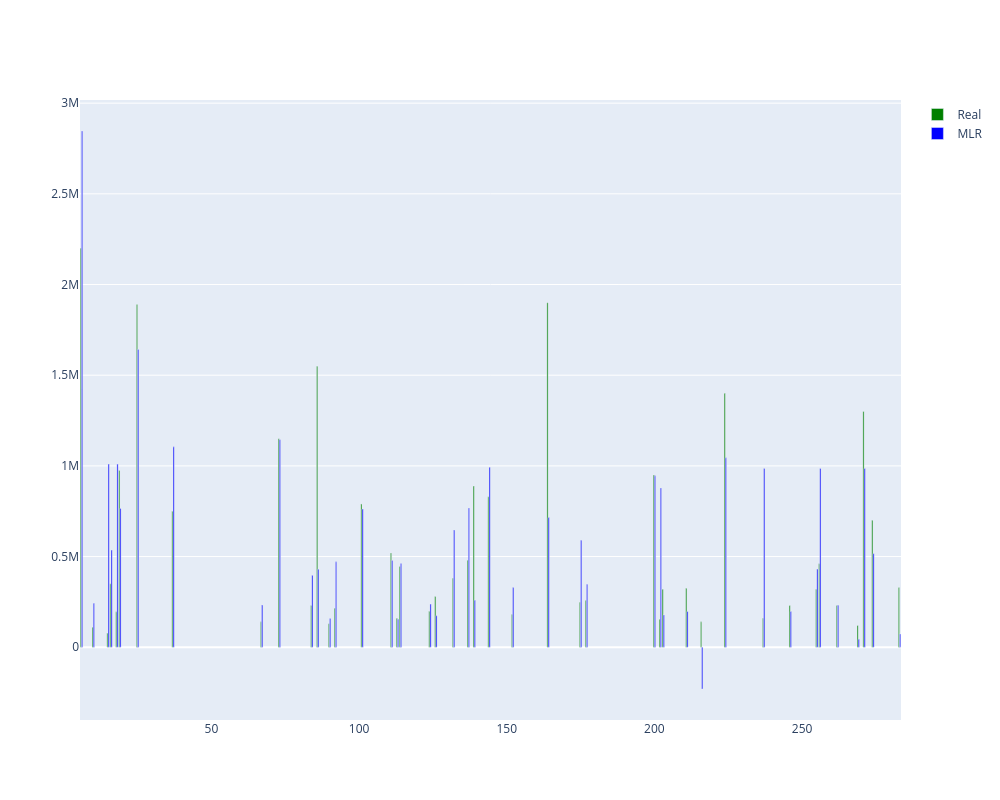

Source (notebook cell):
### Code cell
import plotly.graph_objects as go

# Grafico preço real e valor previsto
fig = go.Figure(
    data=[
        go.Bar(x=X_train_14.ID, y=y_test14.Price_Real, name="Real", marker_color='green'),
        go.Bar(x=X_train_14.ID, y=y_test14.Price_prev, name="MLR",  marker_color='blue'),
    ],
)
fig.update_layout(
    autosize=False,
    width=1000,
    height=800)

fig.show()

### Figure 1 — Plotly figure (JSON) as saved in the notebook; plotly's stock layout.template omitted (floating-point values rounded to 4 significant figures; data arrays with more than 128 entries replaced by an {"elided": "..."} marker saying what was removed)
{"data": [{"marker": {"color": "green"}, "name": "Real", "type": "bar", "x": {"elided": "242 int values"}, "y": [380000, 1150000, 154000, 1400000, 230000, 130000, 320000, 230000, 248500, 215000, 2200000, 280000, 320000, 1300000, 120000, 1890000, 1550000, 830000, 480000, 460000, 975000, 257000, 889000, 78000, 110000, 790000, 750000, 350000, 160000, 330000, 140000, 445000, 325000, 1900000, 520000, 950000, 160000, 195000, 198000, 140000, 230000, 180000, 700000]}, {"marker": {"color": "blue"}, "name": "MLR", "type": "bar", "x": {"elided": "242 int values"}, "y": [645849, 1144638, 878546, 1044323, 197182, 159070, 178287, 231679, 590186, 470865, 2846496, 173977, 431129, 986147, 43329, 1641969, 430217, 993086, 767638, 986147, 765199, 347953, 259020, 1010100, 242644, 761983, 1104852, 536027, 154436, 72443, 232257, 461629, 196919, 714861, 478501, 944879, 986147, 1010100, 238198, -230304, 396577, 328910, 515920]}], "layout": {"autosize": false, "height": 800, "width": 1000, "xaxis": {"autorange": true, "range": [5.5, 283.5], "type": "linear"}, "yaxis": {"autorange": true, "range": [-401200.0, 3017000.0], "type": "linear"}}}
